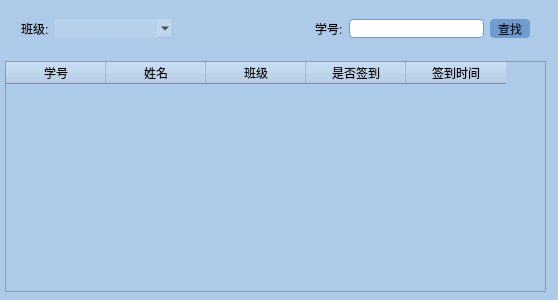
<?xml version="1.0" encoding="UTF-8"?>
<ui version="4.0">
 <class>Widget</class>
 <widget class="QWidget" name="Widget">
  <property name="geometry">
   <rect>
    <x>0</x>
    <y>0</y>
    <width>558</width>
    <height>300</height>
   </rect>
  </property>
  <property name="windowTitle">
   <string>签到信息</string>
  </property>
  <property name="styleSheet">
   <string notr="true">background-color: rgb(173, 202, 232);</string>
  </property>
  <widget class="QTableWidget" name="tableWidget">
   <property name="geometry">
    <rect>
     <x>5</x>
     <y>61</y>
     <width>541</width>
     <height>231</height>
    </rect>
   </property>
   <column>
    <property name="text">
     <string>学号</string>
    </property>
   </column>
   <column>
    <property name="text">
     <string>姓名</string>
    </property>
   </column>
   <column>
    <property name="text">
     <string>班级</string>
    </property>
   </column>
   <column>
    <property name="text">
     <string>是否签到</string>
    </property>
   </column>
   <column>
    <property name="text">
     <string>签到时间</string>
    </property>
   </column>
  </widget>
  <widget class="QWidget" name="layoutWidget">
   <property name="geometry">
    <rect>
     <x>10</x>
     <y>8</y>
     <width>531</width>
     <height>41</height>
    </rect>
   </property>
   <layout class="QHBoxLayout" name="horizontalLayout">
    <item>
     <widget class="QLabel" name="label">
      <property name="styleSheet">
       <string notr="true">width:200</string>
      </property>
      <property name="text">
       <string>班级:</string>
      </property>
     </widget>
    </item>
    <item>
     <widget class="QComboBox" name="comboBox">
      <property name="styleSheet">
       <string notr="true">background: rgba(255, 255, 255, 30);
width: 100px;
border: none;
height: 25px;
</string>
      </property>
     </widget>
    </item>
    <item>
     <spacer name="horizontalSpacer">
      <property name="orientation">
       <enum>Qt::Horizontal</enum>
      </property>
      <property name="sizeHint" stdset="0">
       <size>
        <width>40</width>
        <height>20</height>
       </size>
      </property>
     </spacer>
    </item>
    <item>
     <widget class="QLabel" name="label_2">
      <property name="text">
       <string>学号:</string>
      </property>
     </widget>
    </item>
    <item>
     <widget class="QLineEdit" name="lineEdit">
      <property name="styleSheet">
       <string notr="true">border-radius: 4px;
height: 25px;
border: 1px solid rgb(111, 156, 207);
background: white;</string>
      </property>
      <property name="text">
       <string/>
      </property>
     </widget>
    </item>
    <item>
     <widget class="QPushButton" name="pushButton">
      <property name="styleSheet">
       <string notr="true">background-color: rgb(111, 156, 207);
border-radius: 4px;
height: 25px;
width:40</string>
      </property>
      <property name="text">
       <string>查找</string>
      </property>
     </widget>
    </item>
   </layout>
  </widget>
 </widget>
 <layoutdefault spacing="6" margin="11"/>
 <resources/>
 <connections/>
</ui>
